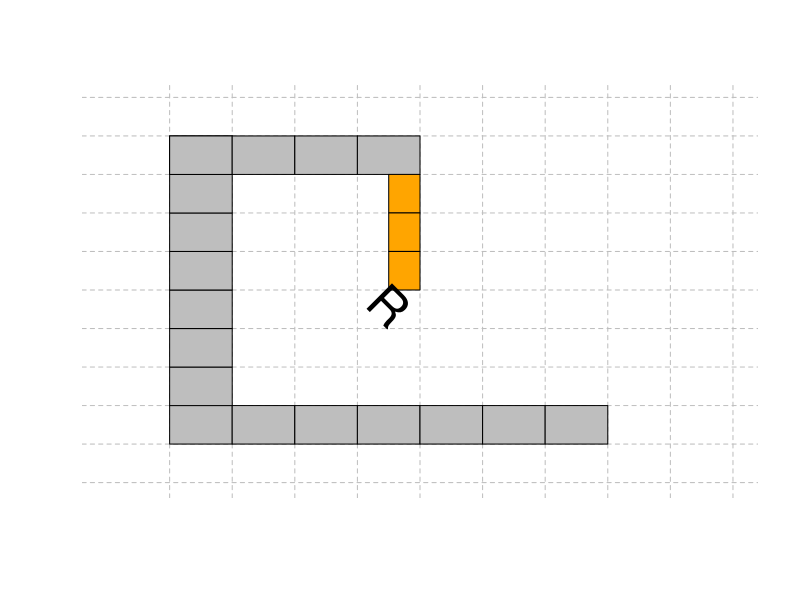

The R source for this figure:
plot(c(0,10),c(0,10),type='n',bty='n',axes="false",xlab="",ylab = "")
#grid(10,10,col='black')
xLeft=c()
xRight=c()
yBottom=c()
yTop=c()
for(i in 1:7)
{
  xLeft[i] =i
  xRight[i]=i+1
  yBottom[i]=1
  yTop[i]=2
}

abline(h=c(0:10),v=c(1:11),col="gray",lty=2)
rect(xLeft,yBottom,xRight,yTop,col="gray" )
rect(yBottom,xLeft+1,yTop,xRight+1,col="gray")
rect(xLeft[1:4],yBottom[1:4]+7,xRight[1:4],yTop[1:4]+7,col="gray")
rect(yBottom[1:3]*4.5,xLeft[7:5],yBottom[1:3]*5,xRight[7:5],col="orange")

text(4.5,4.6,labels='R',cex=3,srt=-45,font=6)
